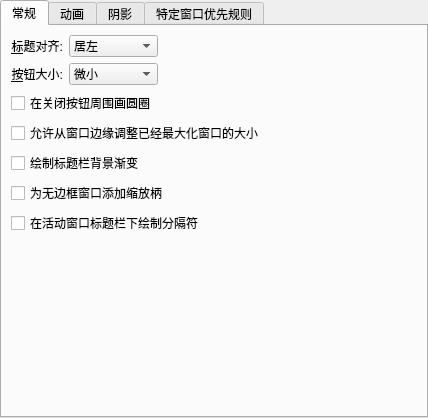
<?xml version="1.0" encoding="UTF-8"?>
<ui version="4.0">
 <class>LightlyConfigurationUI</class>
 <widget class="QWidget" name="LightlyConfigurationUI">
  <property name="geometry">
   <rect>
    <x>0</x>
    <y>0</y>
    <width>428</width>
    <height>418</height>
   </rect>
  </property>
  <layout class="QVBoxLayout" name="verticalLayout">
   <property name="margin">
    <number>0</number>
   </property>
   <item>
    <widget class="QTabWidget" name="tabWidget">
     <property name="currentIndex">
      <number>0</number>
     </property>
     <widget class="QWidget" name="tab">
      <attribute name="title">
       <string>常规</string>
      </attribute>
      <layout class="QGridLayout" name="gridLayout_4">
       <item row="0" column="0">
        <widget class="QLabel" name="label_3">
         <property name="text">
          <string>&amp;标题对齐:</string>
         </property>
         <property name="alignment">
          <set>Qt::AlignRight|Qt::AlignTrailing|Qt::AlignVCenter</set>
         </property>
         <property name="buddy">
          <cstring>titleAlignment</cstring>
         </property>
        </widget>
       </item>
       <item row="1" column="0">
        <widget class="QLabel" name="label_4">
         <property name="text">
          <string>&amp;按钮大小:</string>
         </property>
         <property name="alignment">
          <set>Qt::AlignRight|Qt::AlignTrailing|Qt::AlignVCenter</set>
         </property>
         <property name="buddy">
          <cstring>buttonSize</cstring>
         </property>
        </widget>
       </item>
       <item row="1" column="1">
        <widget class="QComboBox" name="buttonSize">
         <item>
          <property name="text">
           <string>微小</string>
          </property>
         </item>
         <item>
          <property name="text">
           <string comment="@item:inlistbox Button size:">小</string>
          </property>
         </item>
         <item>
          <property name="text">
           <string comment="@item:inlistbox Button size:">中等</string>
          </property>
         </item>
         <item>
          <property name="text">
           <string comment="@item:inlistbox Button size:">大</string>
          </property>
         </item>
         <item>
          <property name="text">
           <string comment="@item:inlistbox Button size:">超大</string>
          </property>
         </item>
        </widget>
       </item>
       <item row="0" column="1">
        <widget class="QComboBox" name="titleAlignment">
         <item>
          <property name="text">
           <string>居左</string>
          </property>
         </item>
         <item>
          <property name="text">
           <string>居中</string>
          </property>
         </item>
         <item>
          <property name="text">
           <string>居中 (全宽)</string>
          </property>
         </item>
         <item>
          <property name="text">
           <string>居右</string>
          </property>
         </item>
        </widget>
       </item>
       <item row="0" column="2">
        <spacer name="horizontalSpacer">
         <property name="orientation">
          <enum>Qt::Horizontal</enum>
         </property>
         <property name="sizeHint" stdset="0">
          <size>
           <width>40</width>
           <height>20</height>
          </size>
         </property>
        </spacer>
       </item>
       <item row="7" column="0" colspan="3">
        <spacer name="verticalSpacer">
         <property name="orientation">
          <enum>Qt::Vertical</enum>
         </property>
         <property name="sizeHint" stdset="0">
          <size>
           <width>20</width>
           <height>40</height>
          </size>
         </property>
        </spacer>
       </item>
       <item row="5" column="0" colspan="3">
        <widget class="QCheckBox" name="drawSizeGrip">
         <property name="text">
          <string>为无边框窗口添加缩放柄</string>
         </property>
        </widget>
       </item>
       <item row="6" column="0" colspan="3">
        <widget class="QCheckBox" name="drawTitleBarSeparator">
         <property name="text">
          <string>在活动窗口标题栏下绘制分隔符</string>
         </property>
        </widget>
       </item>
       <item row="3" column="0" colspan="3">
        <widget class="QCheckBox" name="drawBorderOnMaximizedWindows">
         <property name="text">
          <string>允许从窗口边缘调整已经最大化窗口的大小</string>
         </property>
        </widget>
       </item>
       <item row="2" column="0" colspan="3">
        <widget class="QCheckBox" name="outlineCloseButton">
         <property name="text">
          <string>在关闭按钮周围画圆圈</string>
         </property>
        </widget>
       </item>
       <item row="4" column="0" colspan="3">
        <widget class="QCheckBox" name="drawBackgroundGradient">
         <property name="text">
          <string>绘制标题栏背景渐变</string>
         </property>
        </widget>
       </item>
      </layout>
     </widget>
     <widget class="QWidget" name="tab_2">
      <attribute name="title">
       <string>动画</string>
      </attribute>
      <layout class="QGridLayout" name="gridLayout_5">
       <item row="1" column="0">
        <widget class="QLabel" name="animationsDurationLabel">
         <property name="enabled">
          <bool>false</bool>
         </property>
         <property name="text">
          <string>&amp;动画时长:</string>
         </property>
         <property name="alignment">
          <set>Qt::AlignRight|Qt::AlignTrailing|Qt::AlignVCenter</set>
         </property>
         <property name="buddy">
          <cstring>animationsDuration</cstring>
         </property>
        </widget>
       </item>
       <item row="1" column="1">
        <widget class="QSpinBox" name="animationsDuration">
         <property name="enabled">
          <bool>false</bool>
         </property>
         <property name="suffix">
          <string> 毫秒(ms)</string>
         </property>
         <property name="maximum">
          <number>500</number>
         </property>
        </widget>
       </item>
       <item row="1" column="2">
        <spacer name="horizontalSpacer_4">
         <property name="orientation">
          <enum>Qt::Horizontal</enum>
         </property>
         <property name="sizeHint" stdset="0">
          <size>
           <width>40</width>
           <height>20</height>
          </size>
         </property>
        </spacer>
       </item>
       <item row="0" column="0" colspan="3">
        <widget class="QCheckBox" name="animationsEnabled">
         <property name="text">
          <string> 启用动画</string>
         </property>
        </widget>
       </item>
       <item row="2" column="0" colspan="3">
        <spacer name="verticalSpacer_2">
         <property name="orientation">
          <enum>Qt::Vertical</enum>
         </property>
         <property name="sizeHint" stdset="0">
          <size>
           <width>20</width>
           <height>40</height>
          </size>
         </property>
        </spacer>
       </item>
      </layout>
     </widget>
     <widget class="QWidget" name="tab_4">
      <attribute name="title">
       <string>阴影</string>
      </attribute>
      <layout class="QGridLayout" name="gridLayout">
       <item row="0" column="0">
        <widget class="QLabel" name="label">
         <property name="text">
          <string>&amp;大小:</string>
         </property>
         <property name="alignment">
          <set>Qt::AlignRight|Qt::AlignTrailing|Qt::AlignVCenter</set>
         </property>
         <property name="buddy">
          <cstring>shadowSize</cstring>
         </property>
        </widget>
       </item>
       <item row="0" column="1">
        <widget class="QComboBox" name="shadowSize">
         <item>
          <property name="text">
           <string comment="@item:inlistbox Button size:">无</string>
          </property>
         </item>
         <item>
          <property name="text">
           <string comment="@item:inlistbox Button size:">小</string>
          </property>
         </item>
         <item>
          <property name="text">
           <string comment="@item:inlistbox Button size:">中等</string>
          </property>
         </item>
         <item>
          <property name="text">
           <string comment="@item:inlistbox Button size:">大</string>
          </property>
         </item>
         <item>
          <property name="text">
           <string comment="@item:inlistbox Button size:">超大</string>
          </property>
         </item>
        </widget>
       </item>
       <item row="1" column="0">
        <widget class="QLabel" name="label_2">
         <property name="text">
          <string comment="strength of the shadow (from transparent to opaque)">&amp;强度:</string>
         </property>
         <property name="alignment">
          <set>Qt::AlignRight|Qt::AlignTrailing|Qt::AlignVCenter</set>
         </property>
         <property name="buddy">
          <cstring>shadowStrength</cstring>
         </property>
        </widget>
       </item>
       <item row="1" column="1">
        <widget class="QSpinBox" name="shadowStrength">
         <property name="suffix">
          <string>%</string>
         </property>
         <property name="minimum">
          <number>10</number>
         </property>
         <property name="maximum">
          <number>100</number>
         </property>
        </widget>
       </item>
       <item row="1" column="2">
        <spacer name="horizontalSpacer_5">
         <property name="orientation">
          <enum>Qt::Horizontal</enum>
         </property>
         <property name="sizeHint" stdset="0">
          <size>
           <width>40</width>
           <height>20</height>
          </size>
         </property>
        </spacer>
       </item>
       <item row="2" column="0">
        <widget class="QLabel" name="label_5">
         <property name="text">
          <string>颜色:</string>
         </property>
         <property name="alignment">
          <set>Qt::AlignRight|Qt::AlignTrailing|Qt::AlignVCenter</set>
         </property>
        </widget>
       </item>
       <item row="2" column="1">
        <widget class="KColorButton" name="shadowColor"/>
       </item>
       <item row="3" column="0" colspan="3">
        <spacer name="verticalSpacer_3">
         <property name="orientation">
          <enum>Qt::Vertical</enum>
         </property>
         <property name="sizeHint" stdset="0">
          <size>
           <width>20</width>
           <height>40</height>
          </size>
         </property>
        </spacer>
       </item>
      </layout>
     </widget>
     <widget class="QWidget" name="tab_3">
      <attribute name="title">
       <string>特定窗口优先规则</string>
      </attribute>
      <layout class="QVBoxLayout" name="verticalLayout_3">
       <item>
        <widget class="Lightly::ExceptionListWidget" name="exceptions" native="true">
         <property name="sizePolicy">
          <sizepolicy hsizetype="Preferred" vsizetype="Expanding">
           <horstretch>0</horstretch>
           <verstretch>0</verstretch>
          </sizepolicy>
         </property>
        </widget>
       </item>
      </layout>
     </widget>
    </widget>
   </item>
  </layout>
 </widget>
 <customwidgets>
  <customwidget>
   <class>KColorButton</class>
   <extends>QPushButton</extends>
   <header>kcolorbutton.h</header>
  </customwidget>
  <customwidget>
   <class>Lightly::ExceptionListWidget</class>
   <extends>QWidget</extends>
   <header>config/lightlyexceptionlistwidget.h</header>
   <container>1</container>
  </customwidget>
 </customwidgets>
 <tabstops>
  <tabstop>tabWidget</tabstop>
  <tabstop>titleAlignment</tabstop>
  <tabstop>buttonSize</tabstop>
  <tabstop>outlineCloseButton</tabstop>
  <tabstop>drawBorderOnMaximizedWindows</tabstop>
  <tabstop>drawBackgroundGradient</tabstop>
  <tabstop>drawSizeGrip</tabstop>
  <tabstop>drawTitleBarSeparator</tabstop>
  <tabstop>animationsEnabled</tabstop>
  <tabstop>animationsDuration</tabstop>
  <tabstop>shadowSize</tabstop>
  <tabstop>shadowStrength</tabstop>
  <tabstop>shadowColor</tabstop>
 </tabstops>
 <resources/>
 <connections>
  <connection>
   <sender>animationsEnabled</sender>
   <signal>toggled(bool)</signal>
   <receiver>animationsDurationLabel</receiver>
   <slot>setEnabled(bool)</slot>
   <hints>
    <hint type="sourcelabel">
     <x>34</x>
     <y>194</y>
    </hint>
    <hint type="destinationlabel">
     <x>84</x>
     <y>221</y>
    </hint>
   </hints>
  </connection>
  <connection>
   <sender>animationsEnabled</sender>
   <signal>toggled(bool)</signal>
   <receiver>animationsDuration</receiver>
   <slot>setEnabled(bool)</slot>
   <hints>
    <hint type="sourcelabel">
     <x>108</x>
     <y>194</y>
    </hint>
    <hint type="destinationlabel">
     <x>141</x>
     <y>229</y>
    </hint>
   </hints>
  </connection>
 </connections>
</ui>
